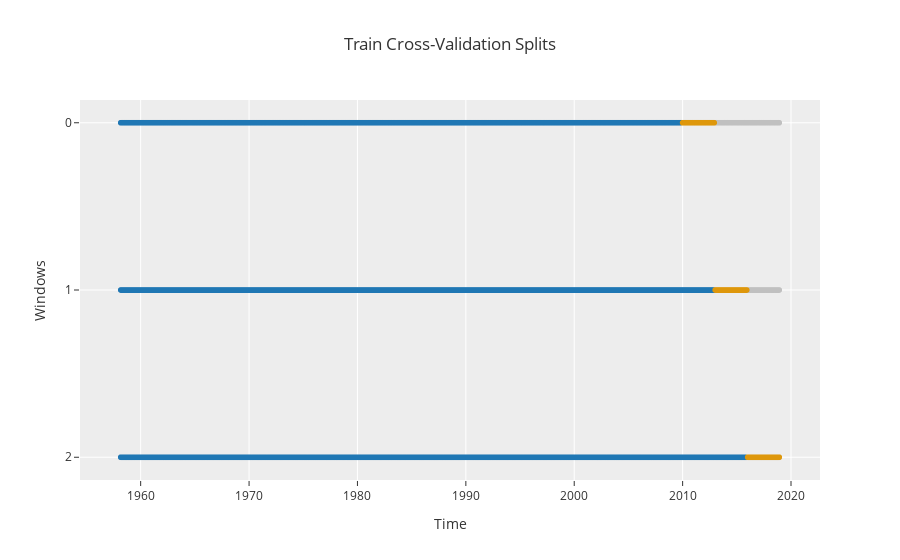

The notebook cell this image was saved under:
### Code cell
fig_kwargs={'renderer': 'jupyterlab'}

plot_model(plot = 'cv', fig_kwargs = fig_kwargs)
